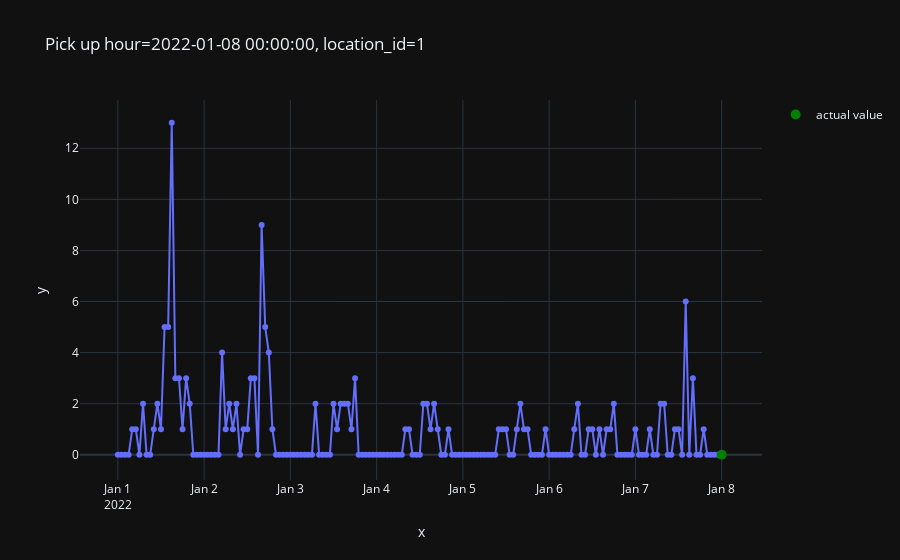

Here is the notebook cell this chart was saved with:
### Code cell
from src.plot import plot_one_sample

plot_one_sample(
    example_id=0,
    features=features,
    targets=targets,
)

### Figure 1 — Plotly figure (JSON) as saved in the notebook; plotly's stock layout.template omitted (floating-point values rounded to 4 significant figures; data arrays with more than 128 entries replaced by an {"elided": "..."} marker saying what was removed)
{"data": [{"hovertemplate": "x=%{x}<br>y=%{y}<extra></extra>", "legendgroup": "", "line": {"color": "#636efa", "dash": "solid"}, "marker": {"symbol": "circle"}, "mode": "lines+markers", "name": "", "orientation": "v", "showlegend": false, "type": "scatter", "x": {"elided": "169 str values"}, "xaxis": "x", "y": {"elided": "169 int values"}, "yaxis": "y"}, {"line": {"color": "green"}, "marker": {"size": 10}, "mode": "markers", "name": "actual value", "type": "scatter", "x": ["2022-01-08T00:00:00"], "y": [0]}], "layout": {"legend": {"tracegroupgap": 0}, "title": {"text": "Pick up hour=2022-01-08 00:00:00, location_id=1"}, "xaxis": {"anchor": "y", "domain": [0, 1], "title": {"text": "x"}}, "yaxis": {"anchor": "x", "domain": [0, 1], "title": {"text": "y"}}}}
